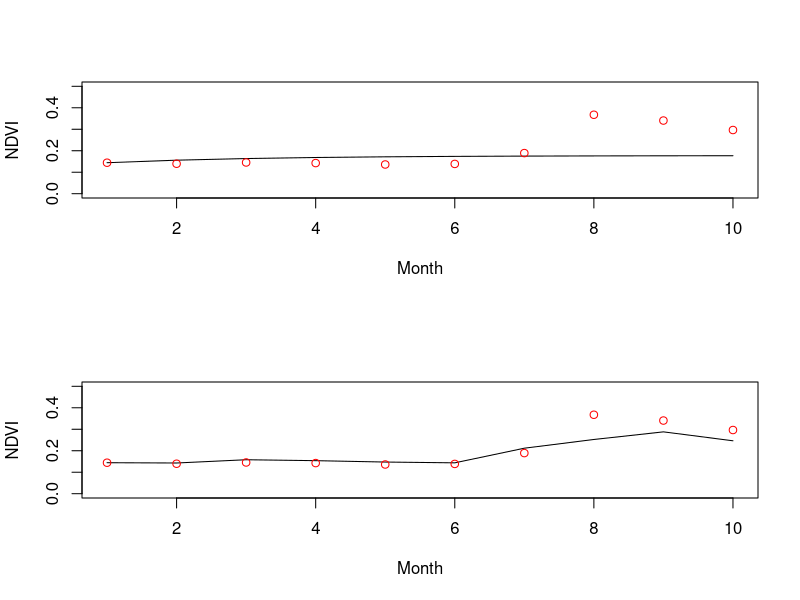

Generate this figure with R:
setwd(dirname(rstudioapi::getActiveDocumentContext()$path))##set working directory to current file 


data = read.csv('./../data/portal_timeseries.csv')
n<-length(data$NDVI)
#remove last 10
datafit<-data[0:(n-10),]
nfit<-length(datafit$NDVI)
model<-glm(NDVI[-1]~NDVI[-(nfit)],data=datafit)
model

beta<-c(model$coefficients)
ARforecast<-function(b0,b1,yinit,t){
  yout<-numeric(t)
  yout[1]<-yinit
  for (i in 2:t){
    yout[i]<-b0+b1*yout[i-1]
    
  }
  return(yout)
  
}

Forecast1<-ARforecast(b0=beta[1],b1=beta[2],yinit=datafit$NDVI[nfit],t=10)

par(mfrow=c(2,1))
plot(1:10,Forecast1,ylab='NDVI',xlab='Month', type='l', ylim=c(0,.5))
points(data$NDVI[(n-10):n], col='red')




model2<-glm(NDVI[-1]~NDVI[-(nfit)]+rain[-(nfit)],data=datafit)
model2

raint_1<-data$rain[(n-10):(n-1)]
beta<-c(model2$coefficients)
ARforecastrain<-function(b0,b1,b2,yinit,t){
  yout<-numeric(t)
  yout[1]<-yinit
  for (i in 2:t){
    yout[i]<-b0+b1*yout[i-1]+b2*raint_1[i]
    
  }
  return(yout)
  
}

Forecast2<-ARforecastrain(b0=beta[1],b1=beta[2],b2=beta[3],yinit=datafit$NDVI[nfit],t=10)

plot(1:10,Forecast2,ylab='NDVI',xlab='Month', type='l',ylim=c(0,.5))
points(data$NDVI[(n-10):n], col='red')
